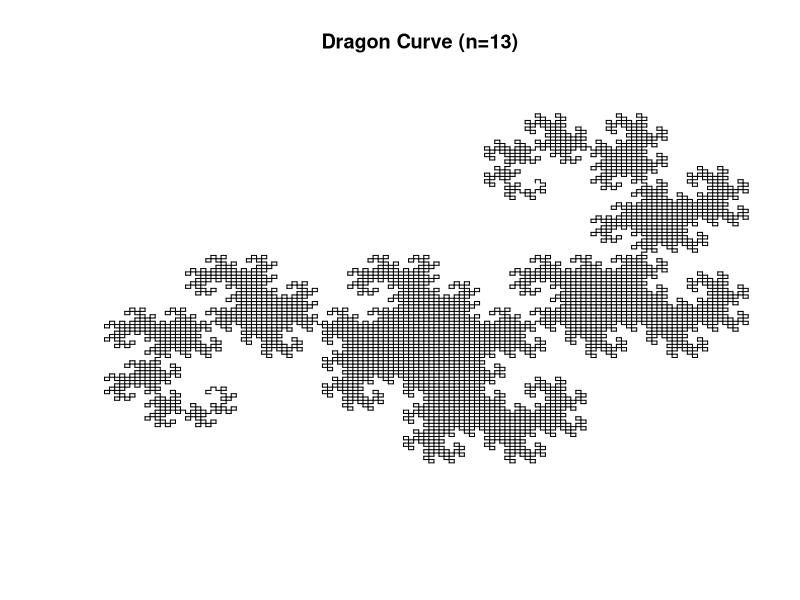

The R script that drew this image:
###############################
###############################
### Dragon Curve Simulation ###
###############################
###############################


#Clear Environment and load libraries
rm(list = ls())
library(tidyverse)



#############################
### Dragon Curve Function ###
#############################

dragon = function(x0, y0, generations)
{
  output = list()
  angle = pi/2
  #Turtle Drawing Function
  turtle = function(string, theta, angle)
  {
    x = x0
    y = y0
    coords = list()
    savecounter = 0
    savepoint = list()
    iter = 1
    for(c in 1:str_length(string))
    {
      current = str_split(string, '')[[1]][c]
      if(current == 'F' | current == 'G')
      {
        x_old = x
        y_old = y
        x = x_old + r*cos(theta)
        y = y_old + r*sin(theta)
        xs = c(x_old, x)
        ys = c(y_old, y)
        coords[[iter]] = rbind(xs, ys)
        iter = iter + 1
      } else if(current == '+'){
        theta = theta - angle
      } else if(current == '-'){
        theta = theta + angle
      }
    }
    return(coords)
  }
  
  #Generate sierpinski Loop
  theta = pi/2
  r = 1/generations
  variables = c('F', 'G')
  string = 'F'
  rules = list(); rules[[1]] = 'F+G'; rules[[2]] = 'F-G'
  for(g in 1:generations)
  {
    nextstring = c()
    for(c in 1:str_length(string))
    {
      current = str_split(string, '')[[1]][c]
      found = FALSE
      if(current == variables[1])
      {
        found = TRUE
        nextstring = paste0(nextstring, rules[[1]])
      } else if(current == variables[2])
      {
        found = TRUE
        nextstring = paste0(nextstring, rules[[2]])
      }
      
      if(!found)
      {
        nextstring = paste0(nextstring, current)
      }
    }
    string = nextstring
  }
  
  output[[1]] = string
  output[[2]] = turtle(string, theta, angle)
  return(output)
}



####################################
### Generate Sierpinski Triangle ###
####################################

x0 = 0
y0 = 0
generations = 13
curve = dragon(x0, y0, generations) 

plot(x0, y0,
     xlim = c(-6.5,3),
     ylim = c(-7,2),
     type = 'n', axes = FALSE,
     ylab = '',
     xlab = '', 
     main = 'Dragon Curve (n=13)')

for(i in 1:length(curve[[2]]))
{
  x = curve[[2]][[i]][1,]
  y = curve[[2]][[i]][2,]
  lines(x, y)
}




